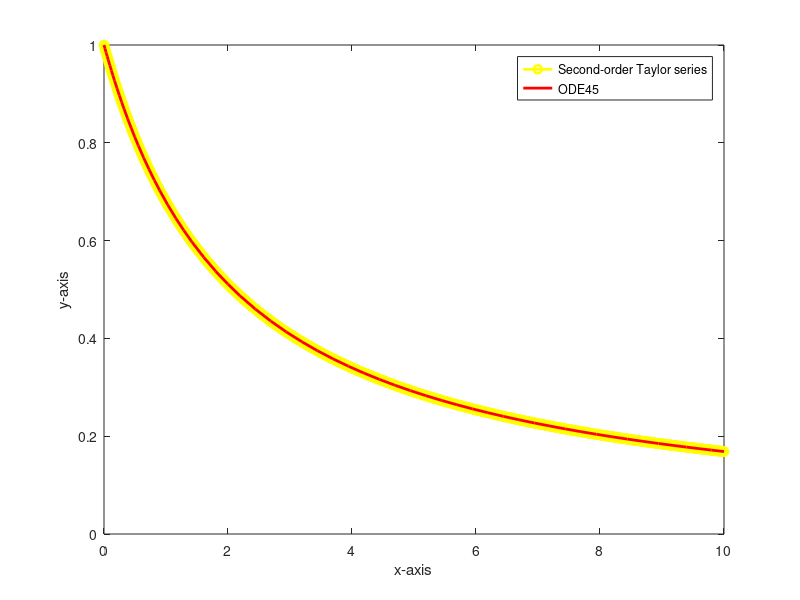

MATLAB code to generate this figure:
clear
close all

% Define the ordinary differential equation y' = f(x, y) and its derivative with respect to y
f = @(x, y) cos(y) - 1;
d_f = @(x, y) -sin(y) * (cos(y) - 1);

% Initial conditions
x(1) = 0;
y(1) = 1;
h = 0.01; % Step size
n = 10 / h + 1; % Number of steps

% Main loop for the second-order Taylor series method
for i = 1:(n - 1)
    % Calculate x and y using the second-order Taylor series method
    x(i + 1) = x(i) + h;
    y(i + 1) = y(i) + h * f(x(i), y(i)) + (h^2 / 2) * d_f(x(i), y(i));
end

% Print the final result
fprintf("y(%f) = %f \n", x(end), y(end));

% Plot the solution obtained from the second-order Taylor series method
plot(x, y, '-oy', 'LineWidth', 2);
hold on;

% Plot the solution obtained from ode45 for comparison
xspan = [0 10];
y0 = 1;
[x, y] = ode45(@(x, y) cos(y) - 1, xspan, y0);
plot(x, y, 'r', 'LineWidth', 2);
xlim([0 10])
xlabel('x-axis');
ylabel('y-axis');

% Change legend
legend({'Second-order Taylor series', 'ODE45'})